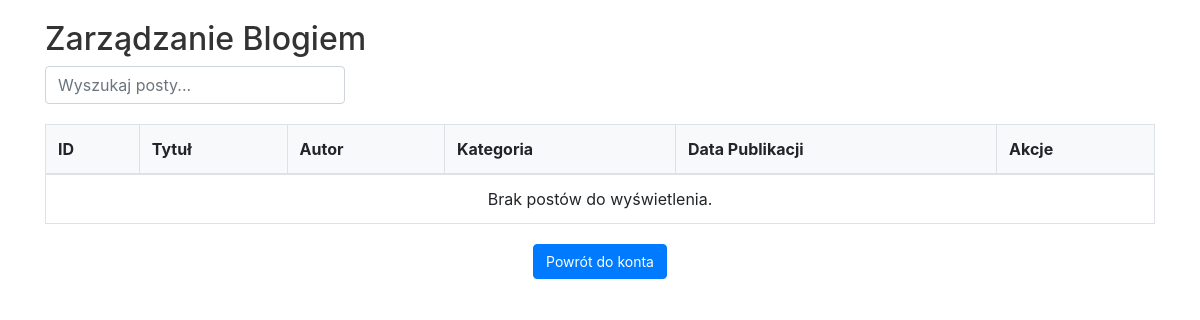
Page /blog_management/ (signed in) on the earlier database version.
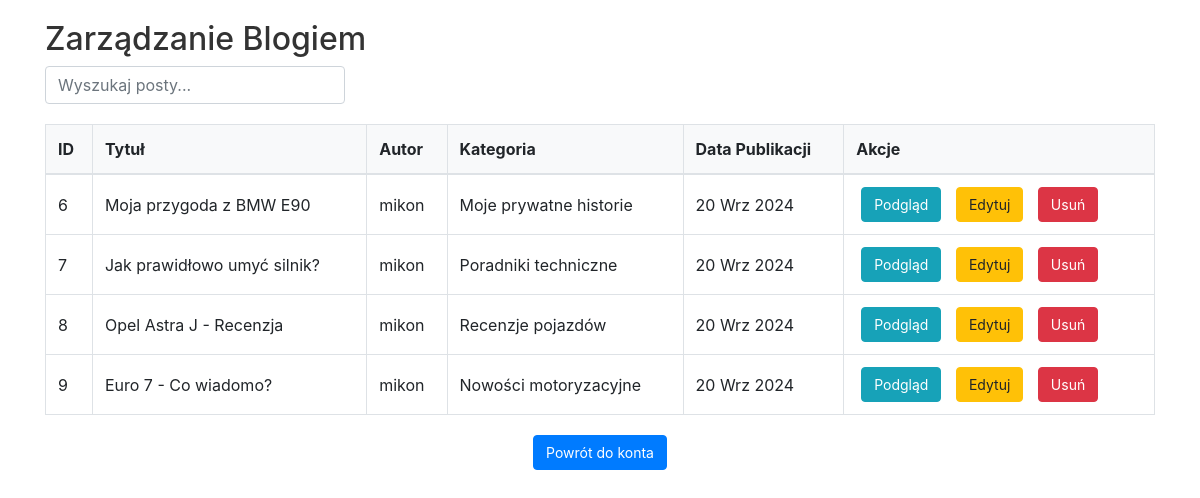
Same page on the later database version.
### motoSpektakl/models.py (models this page shows, shortened)
class Post(models.Model):
    CATEGORY_CHOICES = [
        ('nowości', 'Nowości motoryzacyjne'),
        ('recenzje', 'Recenzje pojazdów'),
        ('poradniki', 'Poradniki techniczne'),
        ('historie', 'Moje prywatne historie'),
    ]
    title = models.CharField(max_length=200)  # Tytuł postu
    content = models.TextField()  # Treść postu
    image = models.ImageField(upload_to='images/', null=True, blank=True)  # Zdjęcie postu
    author = models.ForeignKey(User, on_delete=models.CASCADE)  # Autor postu
    category = models.CharField(max_length=20, choices=CATEGORY_CHOICES, default='nowości')  # Kategoria postu
    created_at = models.DateTimeField(auto_now_add=True)  # Data utworzenia
    updated_at = models.DateTimeField(auto_now=True)  # Data ostatniej aktualizacji
    likes = models.PositiveIntegerField(default=0)
    dislikes = models.PositiveIntegerField(default=0)

### motoSpektakl/views.py (the view)
# urls.py: path('blog_management/', views.blog_management, name='blog_management'),
@staff_member_required
def blog_management(request):
    posts = Post.objects.all()
    return render(request, 'blog_management.html', {'posts': posts})

### motoSpektakl/templates/blog_management.html (shortened to what this page needs)
<!DOCTYPE html>
<html lang="en">
<head>
    <link rel="stylesheet" href="https://stackpath.bootstrapcdn.com/bootstrap/4.3.1/css/bootstrap.min.css">
</head>
<body>
    <div class="container">
        <h2>Zarządzanie Blogiem</h2>
        <div class="search-bar">
            <input type="text" class="form-control" placeholder="Wyszukaj posty...">
        </div>
        <table class="table table-bordered">
            <thead>
                <tr>
                    <th>ID</th>
                    <th>Tytuł</th>
                    <th>Autor</th>
                    <th>Kategoria</th>
                    <th>Data Publikacji</th>
                    <th>Akcje</th>
                </tr>
            </thead>
            <tbody>
                {% for post in posts %}
                <tr>
                    <td>{{ post.id }}</td>
                    <td>{{ post.title }}</td>
                    <td>{{ post.author.username }}</td>
                    <td>{{ post.get_category_display }}</td>
                    <td>{{ post.created_at|date:"d M Y" }}</td>
                    <td>
                        <a href="{% url 'blog_detail' post.id %}" class="btn btn-info">Podgląd</a>
                        <a href="{% url 'edit_post' post.id %}" class="btn btn-warning">Edytuj</a>
                        <a href="{% url 'delete_post' post.id %}" class="btn btn-danger" onclick="return confirm('Czy na pewno chcesz usunąć ten post?');">Usuń</a>
                    </td>
                </tr>
                {% empty %}
                <tr>
                    <td colspan="6" class="text-center">Brak postów do wyświetlenia.</td>
                </tr>
                {% endfor %}
            </tbody>
        </table>
        <div class="text-center back-btn">
            <a href="{% url 'account' %}" class="btn btn-primary">Powrót do konta</a>
        </div>
    </div>
</body>
</html>

### motoSpektakl/templates/blog_management.html (style rules this page uses)
body { background-color: #fff; color: #333; }
.container { margin-top: 20px; }
.table thead th { background-color: #f8f9fa; }
.btn { font-size: 0.875rem; margin: 0 5px; }
.table td, .table th { vertical-align: middle; }
.search-bar { margin-bottom: 20px; display: flex; justify-content: space-between; align-items: center; }
.search-bar input { max-width: 300px; }
.back-btn { margin-top: 20px; }

Differences in the rows shown:
added Post: id "6", title "Moja przygoda z BMW E90", author.username "mikon", category "Moje prywatne historie", created_at "20 Wrz 2024"
added Post: id "7", title "Jak prawidłowo umyć silnik?", author.username "mikon", category "Poradniki techniczne", created_at "20 Wrz 2024"
added Post: id "8", title "Opel Astra J - Recenzja", author.username "mikon", category "Recenzje pojazdów", created_at "20 Wrz 2024"
added Post: id "9", title "Euro 7 - Co wiadomo?", author.username "mikon", category "Nowości motoryzacyjne", created_at "20 Wrz 2024"
Other differences:
text no longer shown: "Brak postów do wyświetlenia."
